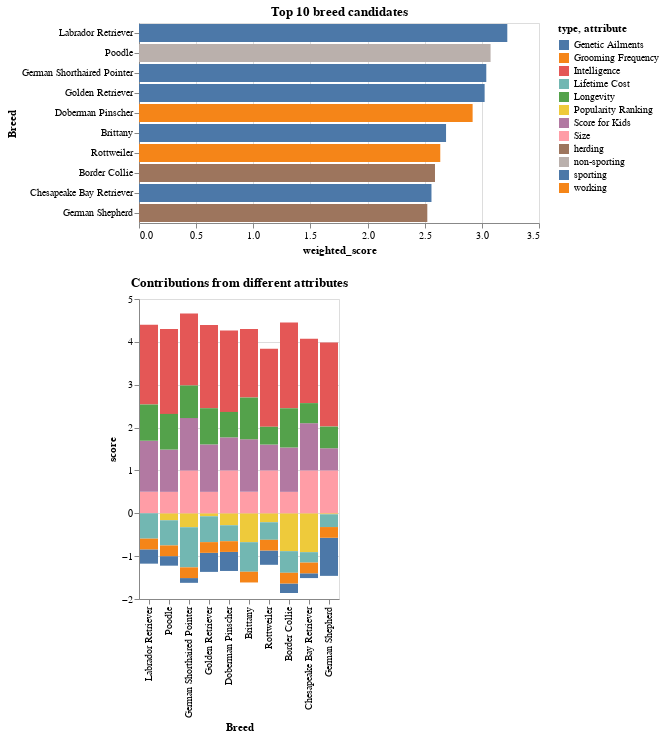

The notebook cell saved with this chart:
### Markdown cell above
Draw two charts and link them together

### Code cell
# Bar chart for the top 10 candidates
dropdown = alt.binding_select(options=top_10_df["Breed"].unique().tolist(), name="Select a dog breed:")
selection = alt.selection_single(fields=['Breed'],  bind=dropdown, empty='all')
# Create a bar chart for the final weighted scores
chart1 = alt.Chart(top_10_df).mark_bar().encode(
    y=alt.Y('Breed', sort='-x'),
    x='weighted_score',
    color='type',
    opacity=alt.condition(selection, alt.value(1),alt.value(.2))
).properties(
    title='Top 10 breed candidates'
).add_selection(selection)

# Creat a bar chart for explicitly shown the attribute contributions
chart2 = alt.Chart(melted_df).mark_bar().encode(
    x=alt.X('Breed', sort='-y'),
    y='score',
    color='attribute',
    tooltip=['Breed', 'attribute', 'score'],
    opacity=alt.condition(selection, alt.value(1), alt.value(0.2))
).properties(
    title='Contributions from different attributes'
).transform_filter(selection)

# Combine the charts
combined_chart = alt.vconcat(chart1, chart2).resolve_legend(
    color="shared"
)

combined_chart

### Figure 1 — Vega-Lite specification as saved in the notebook (floating-point values rounded to 4 significant figures)
{"config": {"view": {"continuousWidth": 400, "continuousHeight": 300}}, "vconcat": [{"data": {"name": "data-a668ec956abca73a2db0cdf2371eaee1"}, "mark": "bar", "encoding": {"color": {"field": "type", "type": "nominal"}, "opacity": {"condition": {"value": 1, "selection": "selector003"}, "value": 0.2}, "x": {"field": "weighted_score", "type": "quantitative"}, "y": {"field": "Breed", "sort": "-x", "type": "nominal"}}, "selection": {"selector003": {"type": "single", "fields": ["Breed"], "bind": {"input": "select", "options": ["Labrador Retriever", "Poodle", "German Shorthaired Pointer", "Golden Retriever", "Doberman Pinscher", "Brittany", "Rottweiler", "Border Collie", "Chesapeake Bay Retriever", "German Shepherd"], "name": "Select a dog breed:"}, "empty": "all"}}, "title": "Top 10 breed candidates"}, {"data": {"name": "data-f0c3caae3fd5926f3ae157046f83c346"}, "mark": "bar", "encoding": {"color": {"field": "attribute", "type": "nominal"}, "opacity": {"condition": {"value": 1, "selection": "selector003"}, "value": 0.2}, "tooltip": [{"field": "Breed", "type": "nominal"}, {"field": "attribute", "type": "nominal"}, {"field": "score", "type": "quantitative"}], "x": {"field": "Breed", "sort": "-y", "type": "nominal"}, "y": {"field": "score", "type": "quantitative"}}, "title": "Contributions from different attributes", "transform": [{"filter": {"selection": "selector003"}}]}], "resolve": {"legend": {"color": "shared"}}, "$schema": "https://vega.github.io/schema/vega-lite/v4.17.0.json", "datasets": {"data-a668ec956abca73a2db0cdf2371eaee1": [{"Breed": "Labrador Retriever", "type": "sporting", "popularity ranking_score": -0.0, "size_score": 0.5, "score for kids_score": 1.193, "$LIFETIME COST_score": -0.5921, "INTELLIGENCE %_score": 1.86, "LONGEVITY(YEARS)_score": 0.8448, "NUMBER OF GENETIC AILMENTS_score": -0.3333, "grooming_freq_score": -0.25, "weighted_score": 3.223}, {"Breed": "Poodle", "type": "non-sporting", "popularity ranking_score": -0.1628, "size_score": 0.5, "score for kids_score": 0.9872, "$LIFETIME COST_score": -0.5874, "INTELLIGENCE %_score": 1.98, "LONGEVITY(YEARS)_score": 0.8315, "NUMBER OF GENETIC AILMENTS_score": -0.2222, "grooming_freq_score": -0.25, "weighted_score": 3.076}, {"Breed": "German Shorthaired Pointer", "type": "sporting", "popularity ranking_score": -0.3256, "size_score": 1.0, "score for kids_score": 1.222, "$LIFETIME COST_score": -0.9361, "INTELLIGENCE %_score": 1.68, "LONGEVITY(YEARS)_score": 0.7595, "NUMBER OF GENETIC AILMENTS_score": -0.1111, "grooming_freq_score": -0.25, "weighted_score": 3.039}, {"Breed": "Golden Retriever", "type": "sporting", "popularity ranking_score": -0.06977, "size_score": 0.5, "score for kids_score": 1.107, "$LIFETIME COST_score": -0.6033, "INTELLIGENCE %_score": 1.94, "LONGEVITY(YEARS)_score": 0.8448, "NUMBER OF GENETIC AILMENTS_score": -0.4444, "grooming_freq_score": -0.25, "weighted_score": 3.024}, {"Breed": "Doberman Pinscher", "type": "working", "popularity ranking_score": -0.2791, "size_score": 1.0, "score for kids_score": 0.7716, "$LIFETIME COST_score": -0.3724, "INTELLIGENCE %_score": 1.9, "LONGEVITY(YEARS)_score": 0.5935, "NUMBER OF GENETIC AILMENTS_score": -0.4444, "grooming_freq_score": -0.25, "weighted_score": 2.919}, {"Breed": "Brittany", "type": "sporting", "popularity ranking_score": -0.6744, "size_score": 0.5, "score for kids_score": 1.227, "$LIFETIME COST_score": -0.6898, "INTELLIGENCE %_score": 1.6, "LONGEVITY(YEARS)_score": 0.974, "NUMBER OF GENETIC AILMENTS_score": -0.0, "grooming_freq_score": -0.25, "weighted_score": 2.687}, {"Breed": "Rottweiler", "type": "working", "popularity ranking_score": -0.2093, "size_score": 1.0, "score for kids_score": 0.6038, "$LIFETIME COST_score": -0.4094, "INTELLIGENCE %_score": 1.82, "LONGEVITY(YEARS)_score": 0.4143, "NUMBER OF GENETIC AILMENTS_score": -0.3333, "grooming_freq_score": -0.25, "weighted_score": 2.636}, {"Breed": "Border Collie", "type": "herding", "popularity ranking_score": -0.8837, "size_score": 0.5, "score for kids_score": 1.035, "$LIFETIME COST_score": -0.5046, "INTELLIGENCE %_score": 2.0, "LONGEVITY(YEARS)_score": 0.9153, "NUMBER OF GENETIC AILMENTS_score": -0.2222, "grooming_freq_score": -0.25, "weighted_score": 2.59}, {"Breed": "Chesapeake Bay Retriever", "type": "sporting", "popularity ranking_score": -0.907, "size_score": 1.0, "score for kids_score": 1.102, "$LIFETIME COST_score": -0.2437, "INTELLIGENCE %_score": 1.5, "LONGEVITY(YEARS)_score": 0.4687, "NUMBER OF GENETIC AILMENTS_score": -0.1111, "grooming_freq_score": -0.25, "weighted_score": 2.559}, {"Breed": "German Shepherd", "type": "herding", "popularity ranking_score": -0.02326, "size_score": 1.0, "score for kids_score": 0.5176, "$LIFETIME COST_score": -0.2981, "INTELLIGENCE %_score": 1.96, "LONGEVITY(YEARS)_score": 0.5054, "NUMBER OF GENETIC AILMENTS_score": -0.8889, "grooming_freq_score": -0.25, "weighted_score": 2.523}], "data-f0c3caae3fd5926f3ae157046f83c346": [{"Breed": "Labrador Retriever", "attribute": "Popularity Ranking", "score": -0.0}, {"Breed": "Poodle", "attribute": "Popularity Ranking", "score": -0.1628}, {"Breed": "German Shorthaired Pointer", "attribute": "Popularity Ranking", "score": -0.3256}, {"Breed": "Golden Retriever", "attribute": "Popularity Ranking", "score": -0.06977}, {"Breed": "Doberman Pinscher", "attribute": "Popularity Ranking", "score": -0.2791}, {"Breed": "Brittany", "attribute": "Popularity Ranking", "score": -0.6744}, {"Breed": "Rottweiler", "attribute": "Popularity Ranking", "score": -0.2093}, {"Breed": "Border Collie", "attribute": "Popularity Ranking", "score": -0.8837}, {"Breed": "Chesapeake Bay Retriever", "attribute": "Popularity Ranking", "score": -0.907}, {"Breed": "German Shepherd", "attribute": "Popularity Ranking", "score": -0.02326}, {"Breed": "Labrador Retriever", "attribute": "Size", "score": 0.5}, {"Breed": "Poodle", "attribute": "Size", "score": 0.5}, {"Breed": "German Shorthaired Pointer", "attribute": "Size", "score": 1.0}, {"Breed": "Golden Retriever", "attribute": "Size", "score": 0.5}, {"Breed": "Doberman Pinscher", "attribute": "Size", "score": 1.0}, {"Breed": "Brittany", "attribute": "Size", "score": 0.5}, {"Breed": "Rottweiler", "attribute": "Size", "score": 1.0}, {"Breed": "Border Collie", "attribute": "Size", "score": 0.5}, {"Breed": "Chesapeake Bay Retriever", "attribute": "Size", "score": 1.0}, {"Breed": "German Shepherd", "attribute": "Size", "score": 1.0}, {"Breed": "Labrador Retriever", "attribute": "Score for Kids", "score": 1.193}, {"Breed": "Poodle", "attribute": "Score for Kids", "score": 0.9872}, {"Breed": "German Shorthaired Pointer", "attribute": "Score for Kids", "score": 1.222}, {"Breed": "Golden Retriever", "attribute": "Score for Kids", "score": 1.107}, {"Breed": "Doberman Pinscher", "attribute": "Score for Kids", "score": 0.7716}, {"Breed": "Brittany", "attribute": "Score for Kids", "score": 1.227}, {"Breed": "Rottweiler", "attribute": "Score for Kids", "score": 0.6038}, {"Breed": "Border Collie", "attribute": "Score for Kids", "score": 1.035}, {"Breed": "Chesapeake Bay Retriever", "attribute": "Score for Kids", "score": 1.102}, {"Breed": "German Shepherd", "attribute": "Score for Kids", "score": 0.5176}, {"Breed": "Labrador Retriever", "attribute": "Lifetime Cost", "score": -0.5921}, {"Breed": "Poodle", "attribute": "Lifetime Cost", "score": -0.5874}, {"Breed": "German Shorthaired Pointer", "attribute": "Lifetime Cost", "score": -0.9361}, {"Breed": "Golden Retriever", "attribute": "Lifetime Cost", "score": -0.6033}, {"Breed": "Doberman Pinscher", "attribute": "Lifetime Cost", "score": -0.3724}, {"Breed": "Brittany", "attribute": "Lifetime Cost", "score": -0.6898}, {"Breed": "Rottweiler", "attribute": "Lifetime Cost", "score": -0.4094}, {"Breed": "Border Collie", "attribute": "Lifetime Cost", "score": -0.5046}, {"Breed": "Chesapeake Bay Retriever", "attribute": "Lifetime Cost", "score": -0.2437}, {"Breed": "German Shepherd", "attribute": "Lifetime Cost", "score": -0.2981}, {"Breed": "Labrador Retriever", "attribute": "Intelligence", "score": 1.86}, {"Breed": "Poodle", "attribute": "Intelligence", "score": 1.98}, {"Breed": "German Shorthaired Pointer", "attribute": "Intelligence", "score": 1.68}, {"Breed": "Golden Retriever", "attribute": "Intelligence", "score": 1.94}, {"Breed": "Doberman Pinscher", "attribute": "Intelligence", "score": 1.9}, {"Breed": "Brittany", "attribute": "Intelligence", "score": 1.6}, {"Breed": "Rottweiler", "attribute": "Intelligence", "score": 1.82}, {"Breed": "Border Collie", "attribute": "Intelligence", "score": 2.0}, {"Breed": "Chesapeake Bay Retriever", "attribute": "Intelligence", "score": 1.5}, {"Breed": "German Shepherd", "attribute": "Intelligence", "score": 1.96}, {"Breed": "Labrador Retriever", "attribute": "Longevity", "score": 0.8448}, {"Breed": "Poodle", "attribute": "Longevity", "score": 0.8315}, {"Breed": "German Shorthaired Pointer", "attribute": "Longevity", "score": 0.7595}, {"Breed": "Golden Retriever", "attribute": "Longevity", "score": 0.8448}, {"Breed": "Doberman Pinscher", "attribute": "Longevity", "score": 0.5935}, {"Breed": "Brittany", "attribute": "Longevity", "score": 0.974}, {"Breed": "Rottweiler", "attribute": "Longevity", "score": 0.4143}, {"Breed": "Border Collie", "attribute": "Longevity", "score": 0.9153}, {"Breed": "Chesapeake Bay Retriever", "attribute": "Longevity", "score": 0.4687}, {"Breed": "German Shepherd", "attribute": "Longevity", "score": 0.5054}, {"Breed": "Labrador Retriever", "attribute": "Genetic Ailments", "score": -0.3333}, {"Breed": "Poodle", "attribute": "Genetic Ailments", "score": -0.2222}, {"Breed": "German Shorthaired Pointer", "attribute": "Genetic Ailments", "score": -0.1111}, {"Breed": "Golden Retriever", "attribute": "Genetic Ailments", "score": -0.4444}, {"Breed": "Doberman Pinscher", "attribute": "Genetic Ailments", "score": -0.4444}, {"Breed": "Brittany", "attribute": "Genetic Ailments", "score": -0.0}, {"Breed": "Rottweiler", "attribute": "Genetic Ailments", "score": -0.3333}, {"Breed": "Border Collie", "attribute": "Genetic Ailments", "score": -0.2222}, {"Breed": "Chesapeake Bay Retriever", "attribute": "Genetic Ailments", "score": -0.1111}, {"Breed": "German Shepherd", "attribute": "Genetic Ailments", "score": -0.8889}, {"Breed": "Labrador Retriever", "attribute": "Grooming Frequency", "score": -0.25}, {"Breed": "Poodle", "attribute": "Grooming Frequency", "score": -0.25}, {"Breed": "German Shorthaired Pointer", "attribute": "Grooming Frequency", "score": -0.25}, {"Breed": "Golden Retriever", "attribute": "Grooming Frequency", "score": -0.25}, {"Breed": "Doberman Pinscher", "attribute": "Grooming Frequency", "score": -0.25}, {"Breed": "Brittany", "attribute": "Grooming Frequency", "score": -0.25}, {"Breed": "Rottweiler", "attribute": "Grooming Frequency", "score": -0.25}, {"Breed": "Border Collie", "attribute": "Grooming Frequency", "score": -0.25}, {"Breed": "Chesapeake Bay Retriever", "attribute": "Grooming Frequency", "score": -0.25}, {"Breed": "German Shepherd", "attribute": "Grooming Frequency", "score": -0.25}]}}
